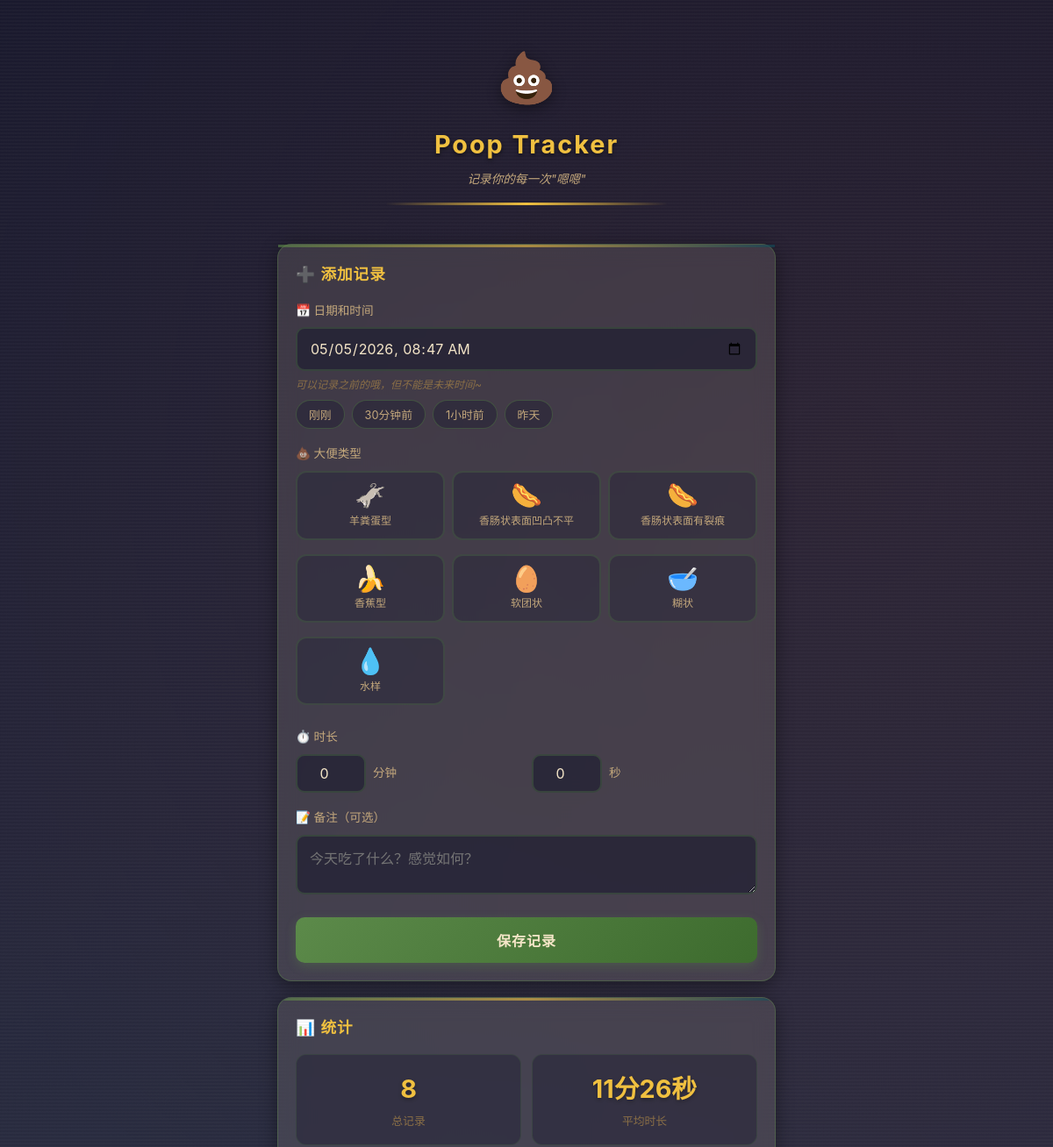
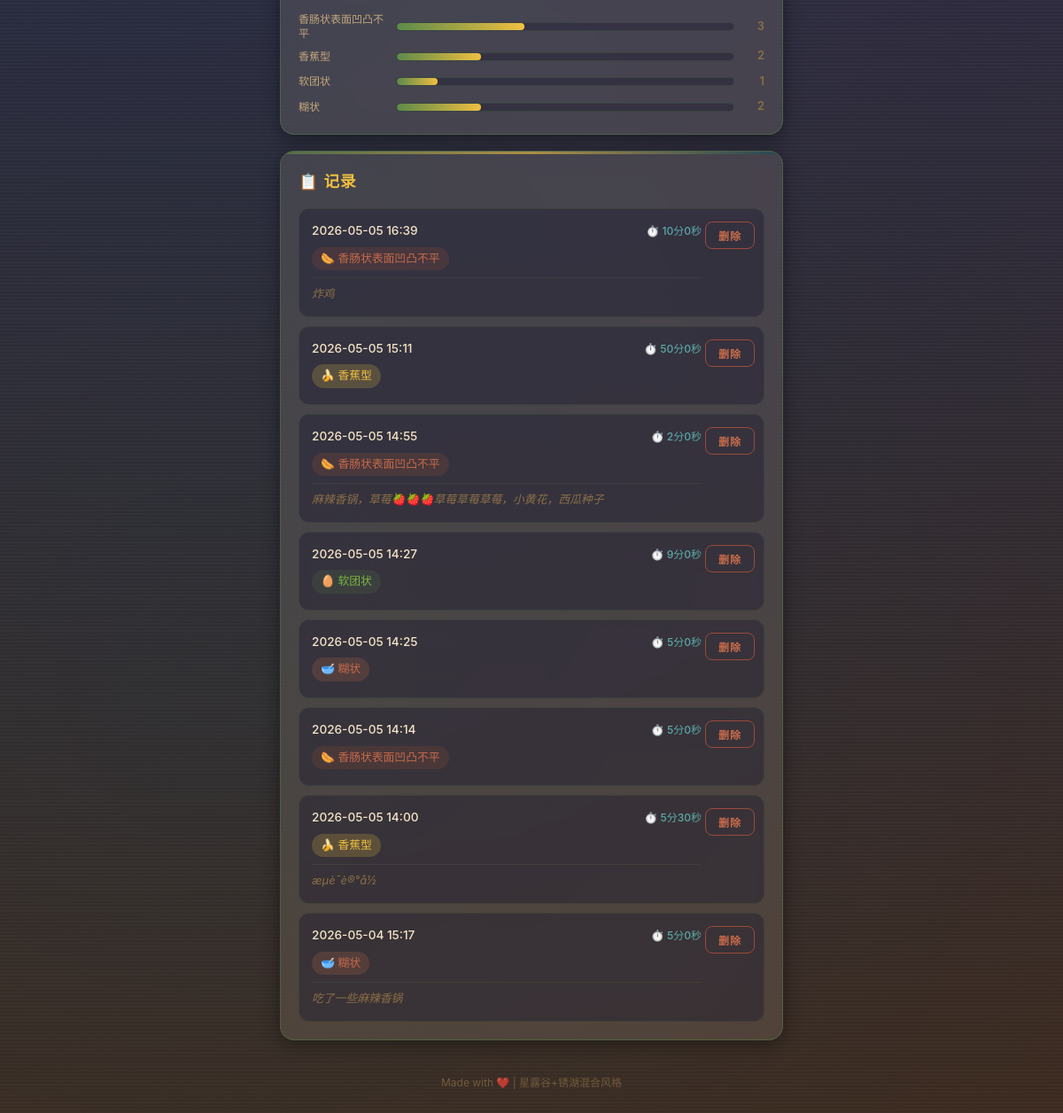
The page / on the database its author committed (2 pictures, top to bottom).
### tables this page shows
CREATE TABLE records (
            id INTEGER PRIMARY KEY AUTOINCREMENT,
            datetime TEXT NOT NULL,
            type TEXT NOT NULL,
            notes TEXT
        , duration INTEGER DEFAULT 0);

### main.py (the view)
@app.get("/", response_class=HTMLResponse)
async def home(request: Request):
    conn = sqlite3.connect(DB_NAME)
    conn.row_factory = sqlite3.Row
    cursor = conn.cursor()
    cursor.execute("SELECT * FROM records ORDER BY datetime DESC")
    records = [dict(row) for row in cursor.fetchall()]
    for record in records:
        if record.get('duration'):
            minutes = record['duration'] // 60
            seconds = record['duration'] % 60
            if minutes > 0:
                record['duration_text'] = f"{minutes}分{seconds}秒"
            else:
                record['duration_text'] = f"{seconds}秒"
        else:
            record['duration_text'] = ""
    cursor.execute("SELECT COUNT(*) as total FROM records")
    total = cursor.fetchone()["total"]
    cursor.execute("SELECT type, COUNT(*) as count FROM records GROUP BY type")
    type_counts = {row["type"]: row["count"] for row in cursor.fetchall()}
    cursor.execute("SELECT AVG(duration) as avg_duration FROM records WHERE duration > 0")
    avg_duration = cursor.fetchone()["avg_duration"]
    if avg_duration:
        avg_minutes = int(avg_duration) // 60
        avg_seconds = int(avg_duration) % 60
        avg_duration_text = f"{avg_minutes}分{avg_seconds}秒" if avg_minutes > 0 else f"{avg_seconds}秒"
    else:
        avg_duration_text = "-"
    conn.close()
    return templates.TemplateResponse("index.html", {
        "request": request,
        "records": records,
        "total": total,
        "type_counts": type_counts,
        "poop_types": POOP_TYPES,
        "avg_duration": avg_duration_text
    })

### templates/index.html (shortened to what this page needs)
<!DOCTYPE html>
<html lang="zh-CN">
<head>
    <link rel="stylesheet" href="/static/style.css">
</head>
<body>
    <div class="app-container">
        <header class="app-header">
            <div class="logo">💩</div>
            <h1>Poop Tracker</h1>
            <p class="subtitle">记录你的每一次"嗯嗯"</p>
        </header>
        <section class="card form-card">
            <h2>➕ 添加记录</h2>
            <form action="/add" method="POST" id="poopForm">
                <div class="form-group">
                    <label>📅 日期和时间</label>
                    <input type="datetime-local" id="datetime" name="datetime" required>
                    <p class="hint">可以记录之前的哦，但不能是未来时间~</p>
                </div>
                <div class="form-group">
                    <label>💩 大便类型</label>
                    <div class="type-grid">
                        {% for type_code, type_name in poop_types %}
                        <label class="type-option">
                            <span class="type-box">
                                <span class="poop-icon">{{ ['🫏', '🌭', '🌭', '🍌', '🥚', '🥣', '💧'][loop.index0] }}</span>
                                <span class="type-name">{{ type_name }}</span>
                            </span>
                        </label>
                        {% endfor %}
                    </div>
                </div>
                <div class="form-group">
                    <label>⏱️ 时长</label>
                    <div class="duration-inputs">
                        <div class="duration-field">
                            <input type="number" id="duration_minutes" name="duration_minutes" min="0" max="60" value="0">
                            <span>分钟</span>
                        </div>
                        <div class="duration-field">
                            <input type="number" id="duration_seconds" name="duration_seconds" min="0" max="59" value="0">
                            <span>秒</span>
                        </div>
                    </div>
                </div>
                <div class="form-group">
                    <label>📝 备注（可选）</label>
                    <textarea name="notes" rows="2" placeholder="今天吃了什么？感觉如何？"></textarea>
                </div>
                <button type="submit" class="btn btn-primary">保存记录</button>
            </form>
        </section>
        <section class="card stats-card">
            <h2>📊 统计</h2>
            <div class="stats-grid">
                <div class="stat-item">
                    <span class="stat-value">{{ total }}</span>
                    <span class="stat-label">总记录</span>
                </div>
                <div class="stat-item">
                    <span class="stat-value">{{ avg_duration }}</span>
                    <span class="stat-label">平均时长</span>
                </div>
            </div>
            <div class="type-stats">
                {% for type_code, type_name in poop_types %}
                {% if type_counts.get(type_code) %}
                <div class="type-stat">
                    <span class="type-name">{{ type_name }}</span>
                    <div class="type-bar">
                        <div class="type-bar-fill" style="width: {{ (type_counts[type_code] / total * 100)|round }}%"></div>
                    </div>
                    <span class="type-count">{{ type_counts[type_code] }}</span>
                </div>
                {% endif %}
                {% endfor %}
            </div>
        </section>
        <section class="card records-card">
            <h2>📋 记录</h2>
            {% if records %}
            <div class="records-list">
                {% for record in records %}
                <div class="record-item">
                    <div class="record-header">
                        <span class="record-datetime">{{ record.datetime }}</span>
                        {% if record.duration_text %}
                        <span class="record-duration">⏱️ {{ record.duration_text }}</span>
                        {% endif %}
                    </div>
                    <div class="record-body">
                        <span class="record-type type-{{ record.type }}">
                            {% if record.type == 'sheep' %}🫏 羊粪蛋型
                            {% elif record.type == 'sausage_bumpy' %}🌭 香肠状表面凹凸不平
                            {% elif record.type == 'sausage_cracked' %}🌭 香肠状表面有裂痕
                            {% elif record.type == 'banana' %}🍌 香蕉型
                            {% elif record.type == 'soft_lumps' %}🥚 软团状
                            {% elif record.type == 'mushy' %}🥣 糊状
                            {% elif record.type == 'watery' %}💧 水样
                            {% endif %}
                        </span>
                    </div>
                    {% if record.notes %}
                    <p class="record-notes">{{ record.notes }}</p>
                    {% endif %}
                    <form action="/delete/{{ record.id }}" method="POST" class="delete-form">
                        <button type="submit" class="btn btn-small btn-danger">删除</button>
                    </form>
                </div>
                {% endfor %}
            </div>
            {% else %}
            <p class="no-records">还没有记录哦，快添加第一条吧！</p>
            {% endif %}
        </section>
        <footer class="app-footer">
            <p>Made with ❤️ | 星露谷+锈湖混合风格</p>
        </footer>
    </div>
</body>
</html>

### rows shown on the page
records: datetime "2026-05-05 16:39", duration_text "10分0秒", type "🌭 香肠状表面凹凸不平", notes "炸鸡"
records: datetime "2026-05-05 15:11", duration_text "50分0秒", type "🍌 香蕉型"
records: datetime "2026-05-05 14:55", duration_text "2分0秒", type "🌭 香肠状表面凹凸不平", notes "麻辣香锅，草莓🍓🍓🍓草莓草莓草莓，小黄花，西瓜种子"
records: datetime "2026-05-05 14:27", duration_text "9分0秒", type "🥚 软团状"
records: datetime "2026-05-05 14:25", duration_text "5分0秒", type "🥣 糊状"
records: datetime "2026-05-05 14:14", duration_text "5分0秒", type "🌭 香肠状表面凹凸不平"
records: datetime "2026-05-05 14:00", duration_text "5分30秒", type "🍌 香蕉型", notes "æµè¯è®°å½"
records: datetime "2026-05-04 15:17", duration_text "5分0秒", type "🥣 糊状", notes "吃了一些麻辣香锅"

### other values the page prints
{{ ['🫏', '🌭', '🌭', '🍌', '🥚', '🥣', '💧'][loop.index0] }} "🫏" "🌭" "🌭" "🍌" "🥚" "🥣" "💧"
{{ type_name }} "羊粪蛋型" "香肠状表面凹凸不平" "香肠状表面有裂痕" "香蕉型" "软团状" "糊状" "水样"
{{ total }} "8"
{{ avg_duration }} "11分26秒"
{{ type_name }} "香肠状表面凹凸不平" "香蕉型" "软团状" "糊状"
{{ type_counts[type_code] }} "3" "2" "1" "2"
